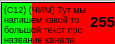
    <widget class="QFrame" name="frame_channel5">
     <property name="geometry">
      <rect>
       <x>0</x>
       <y>85</y>
       <width>115</width>
       <height>44</height>
      </rect>
     </property>
     <property name="frameShape">
      <enum>QFrame::StyledPanel</enum>
     </property>
     <property name="frameShadow">
      <enum>QFrame::Raised</enum>
     </property>
     <widget class="QProgressBar" name="progressBar_channel5">
      <property name="geometry">
       <rect>
        <x>1</x>
        <y>2</y>
        <width>115</width>
        <height>44</height>
       </rect>
      </property>
      <property name="styleSheet">
       <string notr="true">QProgressBar
{
	background-color: rgb(255, 0, 0);
	border: 1px solid black;
}

QProgressBar::chunk {
  background-color: rgb(0, 255, 0);
  margin: 0px;
  width: 10px;
  border-bottom-right-radius: 10px;
  border-bottom-left-radius: 10px;
}
</string>
      </property>
      <property name="maximum">
       <number>255</number>
      </property>
      <property name="value">
       <number>59</number>
      </property>
      <property name="textVisible">
       <bool>false</bool>
      </property>
     </widget>
     <widget class="QPushButton" name="pushButton_channel5Less">
      <property name="geometry">
       <rect>
        <x>0</x>
        <y>0</y>
        <width>57</width>
        <height>44</height>
       </rect>
      </property>
      <property name="styleSheet">
       <string notr="true">border-style:none;
outline: none;</string>
      </property>
      <property name="text">
       <string/>
      </property>
     </widget>
     <widget class="QLabel" name="label_channel5Name">
      <property name="geometry">
       <rect>
        <x>4</x>
        <y>2</y>
        <width>90</width>
        <height>44</height>
       </rect>
      </property>
      <property name="font">
       <font>
        <pointsize>7</pointsize>
       </font>
      </property>
      <property name="text">
       <string>(C12) (ЧИМ) Тут мы напишем какой то большой текст про название канала</string>
      </property>
      <property name="wordWrap">
       <bool>true</bool>
      </property>
     </widget>
     <widget class="QLabel" name="label_channel5Value">
      <property name="geometry">
       <rect>
        <x>90</x>
        <y>0</y>
        <width>25</width>
        <height>44</height>
       </rect>
      </property>
      <property name="font">
       <font>
        <pointsize>11</pointsize>
        <weight>75</weight>
        <bold>true</bold>
       </font>
      </property>
      <property name="text">
       <string>255</string>
      </property>
      <property name="textFormat">
       <enum>Qt::AutoText</enum>
      </property>
      <property name="alignment">
       <set>Qt::AlignCenter</set>
      </property>
      <property name="wordWrap">
       <bool>true</bool>
      </property>
      <property name="indent">
       <number>-1</number>
      </property>
     </widget>
     <widget class="QPushButton" name="pushButton_channel5More">
      <property name="geometry">
       <rect>
        <x>57</x>
        <y>0</y>
        <width>57</width>
        <height>44</height>
       </rect>
      </property>
      <property name="styleSheet">
       <string notr="true">border-style:none;
outline: none;</string>
      </property>
      <property name="text">
       <string/>
      </property>
     </widget>
     <zorder>progressBar_channel5</zorder>
     <zorder>label_channel5Name</zorder>
     <zorder>label_channel5Value</zorder>
     <zorder>pushButton_channel5More</zorder>
     <zorder>pushButton_channel5Less</zorder>
    </widget>
